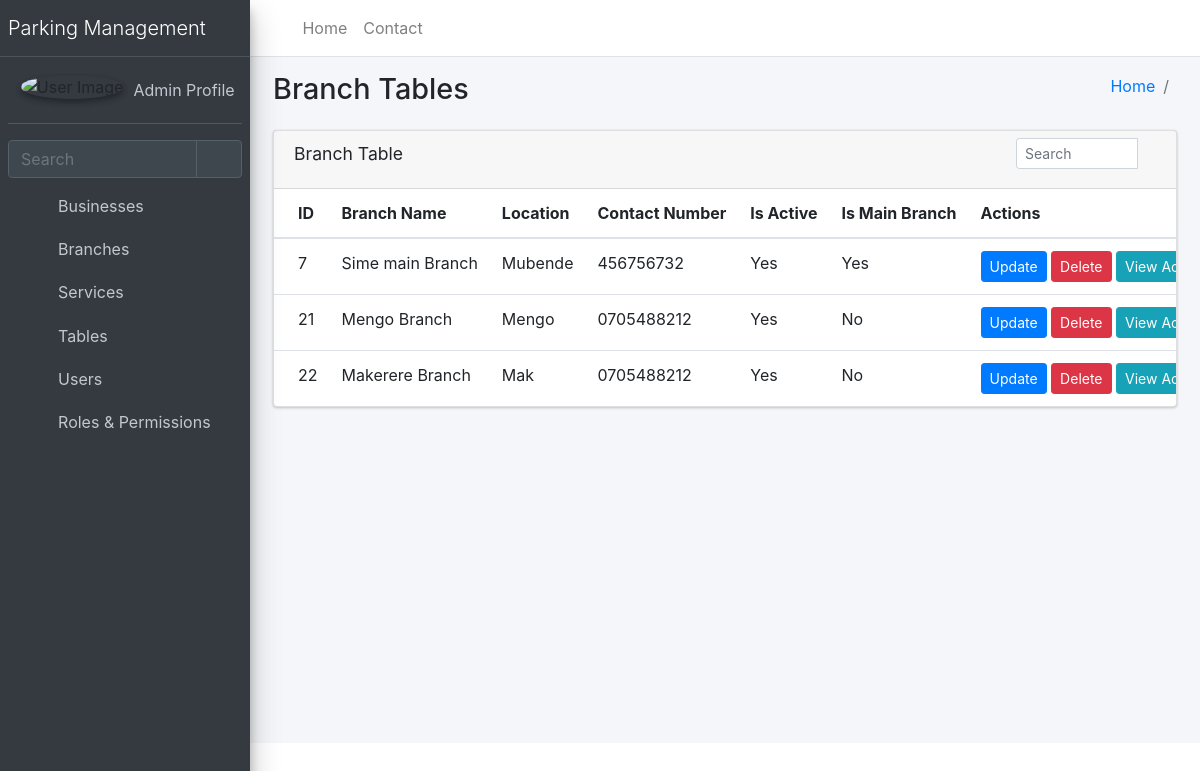
The app's page /branch/tables/ with its own data.
### parkingMangtApp/models.py (models this page shows, shortened)
class Branch(models.Model):
    business = models.ForeignKey('Business', on_delete=models.CASCADE, related_name='branches')
    branch_name = models.CharField(max_length=255)
    location = models.TextField()
    contact_number = models.CharField(max_length=15)
    is_active = models.BooleanField(default=True)
    is_main_branch = models.BooleanField(default=False)
    created_by = models.ForeignKey(User, on_delete=models.SET_NULL, null=True, related_name='branches_created')
    created_at = models.DateTimeField(auto_now_add=True)
    manager = models.OneToOneField(User, on_delete=models.SET_NULL, null=True, blank=True, related_name='managed_branch')
    parking_slot_identifier = models.CharField(max_length=1, default='B')  # Default identifier for parking slots
    number_of_slots = models.PositiveIntegerField(default=50)  # Default number of parking slots

### parkingMangtApp/views.py (the view)
# urls.py: path('branch/tables/', views.branch_tables, name='branch-tables'),
def branch_tables(request):
    branches = Branch.objects.all()
    return render(request, 'tables/branch_tables.html', {'branches': branches})

### templates/tables/branch_tables.html (shortened to what this page needs)
{% extends 'base.html' %}
{% block content %}
    <div class="content-wrapper">
        <section class="content-header">
          <div class="container-fluid">
            <div class="row mb-2">
              <div class="col-sm-6">
                <h1>Branch Tables </h1>
              </div>
              <div class="col-sm-6">
                <ol class="breadcrumb float-sm-right">
                  <li class="breadcrumb-item"><a href="{%url 'index'%}">Home</a></li>
                  <li class="breadcrumb-item active"></li>
                </ol>
              </div>
            </div>
          </div>
        </section>
          <section class="content">
            <div class="container-fluid">
           <div class="row">
            <div class="col-12">
              <div class="card">
                <div class="card-header">
                  <h3 class="card-title">Branch Table</h3>
                  <div class="card-tools">
                    <div class="input-group input-group-sm" style="width: 150px;">
                      <input type="text" name="table_search" class="form-control float-right" placeholder="Search">
                      <div class="input-group-append">
                        <button type="submit" class="btn btn-default">
                          <i class="fas fa-search"></i>
                        </button>
                      </div>
                    </div>
                  </div>
                </div>
                <div class="card-body table-responsive p-0">
                  <table class="table table-hover text-nowrap">
                    <thead>
                      <tr>
                        <th>ID</th>
                        <th>Branch Name</th>
                        <th>Location</th>
                        <th>Contact Number</th>
                        <th>Is Active</th>
                        <th>Is Main Branch</th>
                        <th>Actions</th>
                      </tr>
                    </thead>
                    <tbody>
                      {% for branch in branches %}
                      <tr>
                        <td>{{ branch.id }}</td>
                        <td>{{ branch.branch_name }}</td>
                        <td>{{ branch.location }}</td>
                        <td>{{ branch.contact_number }}</td>
                        <td>{{ branch.is_active|yesno:"Yes,No" }}</td>
                        <td>{{ branch.is_main_branch|yesno:"Yes,No" }}</td>
                        <td>
                          <a href="#" class="btn btn-sm btn-primary">Update</a>
                          <a href="{% url 'delete_branch' branch.id %}" class="btn btn-sm btn-danger"
   onclick="return confirm('Are you sure you want to delete this branch? This will also remove the manager.')">
   Delete
</a>
                          <a href="{% url 'branch_detail22' branch.id %}" class="btn btn-sm btn-info">View Activities</a>
                        </td>
                      </tr>
                      {% empty %}
                      <tr>
                        <td colspan="7">No branches available.</td>
                      </tr>
                      {% endfor %}
                    </tbody>
                  </table>
                </div>
              </div>
            </div>
          </div>
            </div>
          </section>
      </div>
    {% endblock %}

### records on screen
Branch: id "7", branch_name "Sime main Branch", location "Mubende", contact_number "456756732", is_active "Yes", is_main_branch "Yes"
Branch: id "21", branch_name "Mengo Branch", location "Mengo", contact_number "0705488212", is_active "Yes", is_main_branch "No"
Branch: id "22", branch_name "Makerere Branch", location "Mak", contact_number "0705488212", is_active "Yes", is_main_branch "No"
